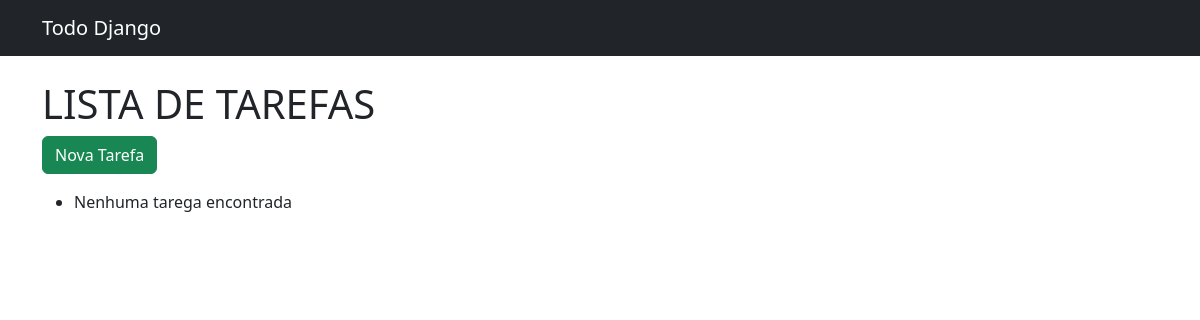
The app's page /, older data.
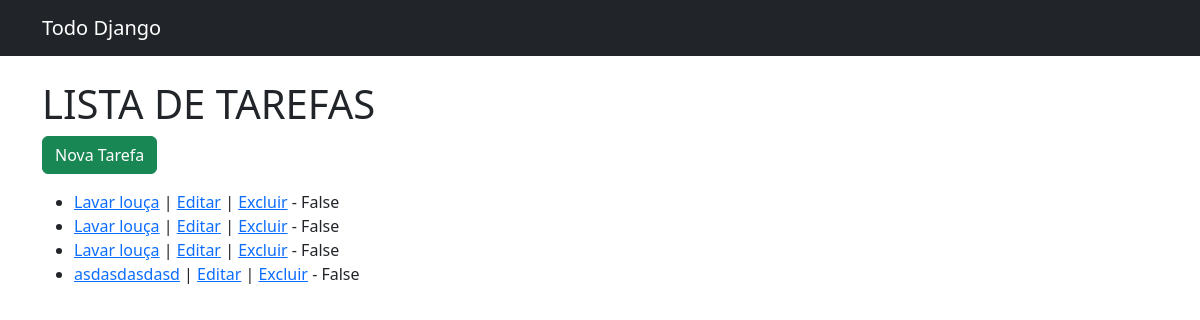
The same page, newer data.
### tasks/models.py (models this page shows, shortened)
class Task(models.Model):
    titulo = models.CharField(max_length=50)
    descricao = models.TextField(max_length=200, blank=True)
    criada_em = models.DateTimeField(auto_now_add=True)
    atualizada_em = models.DateTimeField(auto_now_add=True)
    concluida = models.BooleanField(default=False)

### tasks/views.py (the view)
# urls.py: path('', views.list_tasks, name='list_tasks'),
def list_tasks(request):
    tasks = Task.objects.all()
    return render(request, 'tasks/list_tasks.html', {'tasks': tasks})

### tasks/templates/tasks/list_tasks.html
{% extends 'base.html' %}
{% block content %}
<h1>LISTA DE TAREFAS</h1>
<a href="{% url 'create_task' %}" class="btn btn-success mb-3">Nova Tarefa</a>
<ul>
    {% for task in tasks %}
        <li>
            <a href="{% url 'ver_task' task.id  %}"> {{task.titulo }}</a>
            | <a href="{% url 'edit_task' task.id %}">Editar</a>
            | <a href="{% url 'delete_task' task.id %}">Excluir</a>
        - {{ task.concluida }}
        </li>
    {% empty %}
        <li>Nenhuma tarega encontrada</li>
    {% endfor %}
</ul>
{% endblock %}

### templates/base.html (shortened to what this page needs)
<!DOCTYPE html>
<html lang="pt-br">
<head>
    <link rel="stylesheet" href="https://cdn.jsdelivr.net/npm/bootstrap@5.3.0/dist/css/bootstrap.min.css">
</head>
<body>
    <nav class="navbar navbar-expand-lg navbar-dark bg-dark mb-4">
        <div class="container">
            <a class="navbar-brand" href="/">Todo Django</a>
        </div>
    </nav>
    <div class="container">
        {% block content %}{% endblock %}
    </div>
</body>
</html>

Row changes from the older to the newer data that the page shows:
added Task: titulo "Lavar louça", concluida "False"
added Task: titulo "Lavar louça", concluida "False"
added Task: titulo "Lavar louça", concluida "False"
added Task: titulo "asdasdasdasd", concluida "False"
Text that changed along with them:
text no longer shown: "Nenhuma tarega encontrada"
